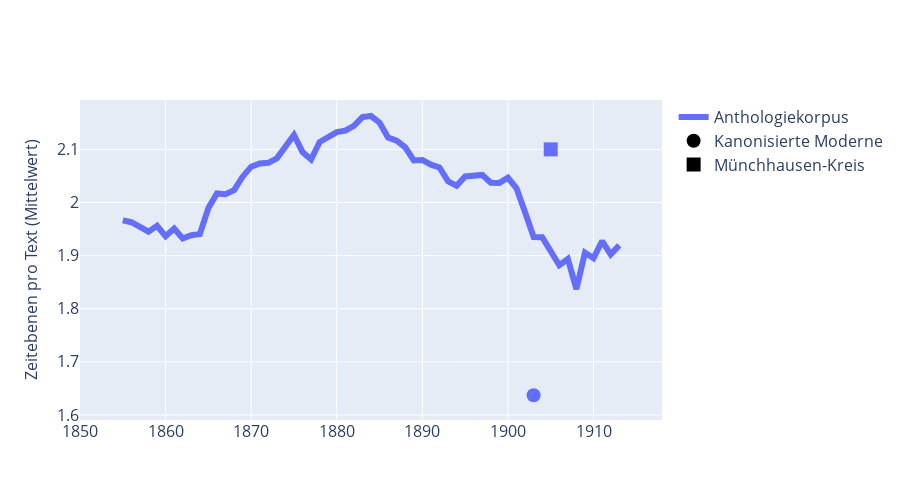

The notebook cell this image was saved under:
### Code cell
meta_plot = ts[['zeitebenen_per_text_smoothed', 
]]
meta_plot.columns = ['Anthologiekorpus']

fig = create_ts_plot(
    data = meta_plot, 
    columns = meta_plot.columns, 
    y_axis_title = 'Zeitebenen pro Text (Mittelwert)',
    add_corporas = sub_df, add_corpora_names = sub_names,
    add_corpora_categories = ['zeitebenen_per_text']
)
fig.show()

### Figure 1 — Plotly figure (JSON) as saved in the notebook; plotly's stock layout.template omitted (floating-point values rounded to 4 significant figures)
{"data": [{"line": {"color": "#636EFA", "width": 6}, "mode": "lines", "name": "Anthologiekorpus", "type": "scatter", "x": [1850, 1851, 1852, 1853, 1854, 1855, 1856, 1857, 1858, 1859, 1860, 1861, 1862, 1863, 1864, 1865, 1866, 1867, 1868, 1869, 1870, 1871, 1872, 1873, 1874, 1875, 1876, 1877, 1878, 1879, 1880, 1881, 1882, 1883, 1884, 1885, 1886, 1887, 1888, 1889, 1890, 1891, 1892, 1893, 1894, 1895, 1896, 1897, 1898, 1899, 1900, 1901, 1902, 1903, 1904, 1905, 1906, 1907, 1908, 1909, 1910, 1911, 1912, 1913, 1914, 1915, 1916, 1917, 1918], "y": [null, null, null, null, null, 1.966, 1.963, 1.954, 1.945, 1.956, 1.937, 1.951, 1.932, 1.938, 1.941, 1.99, 2.017, 2.015, 2.023, 2.049, 2.067, 2.074, 2.075, 2.083, 2.104, 2.127, 2.095, 2.081, 2.114, 2.125, 2.133, 2.135, 2.144, 2.161, 2.163, 2.15, 2.122, 2.116, 2.104, 2.079, 2.08, 2.071, 2.066, 2.04, 2.031, 2.049, 2.049, 2.052, 2.037, 2.037, 2.047, 2.027, 1.982, 1.935, 1.934, 1.909, 1.882, 1.894, 1.837, 1.906, 1.895, 1.927, 1.902, 1.919, null, null, null, null, null]}, {"marker": {"color": ["#636EFA", "#EF553B", "#00CC96", "#AB63FA", "#FFA15A", "#19D3F3"], "size": 14, "symbol": "circle"}, "mode": "markers", "name": "Kanonisierte Moderne", "showlegend": false, "type": "scatter", "x": [1903, 1903, 1903, 1903], "y": [1.637]}, {"marker": {"color": "black", "size": 14, "symbol": "circle"}, "mode": "markers", "name": "Kanonisierte Moderne", "type": "scatter", "x": [null], "y": [null]}, {"marker": {"color": ["#636EFA", "#EF553B", "#00CC96", "#AB63FA", "#FFA15A", "#19D3F3"], "size": 14, "symbol": "square"}, "mode": "markers", "name": "Münchhausen-Kreis", "showlegend": false, "type": "scatter", "x": [1905, 1905, 1905, 1905], "y": [2.1]}, {"marker": {"color": "black", "size": 14, "symbol": "square"}, "mode": "markers", "name": "Münchhausen-Kreis", "type": "scatter", "x": [null], "y": [null]}], "layout": {"height": 500, "legend": {"font": {"size": 16}, "traceorder": "normal"}, "width": 900, "xaxis": {"autorange": true, "range": [1850, 1918], "tickfont": {"size": 16}, "title": {"font": {"size": 16}}, "type": "linear"}, "yaxis": {"autorange": true, "range": [1.591, 2.193], "tickfont": {"size": 16}, "title": {"font": {"size": 16}, "text": "Zeitebenen pro Text (Mittelwert)"}, "type": "linear"}}}
